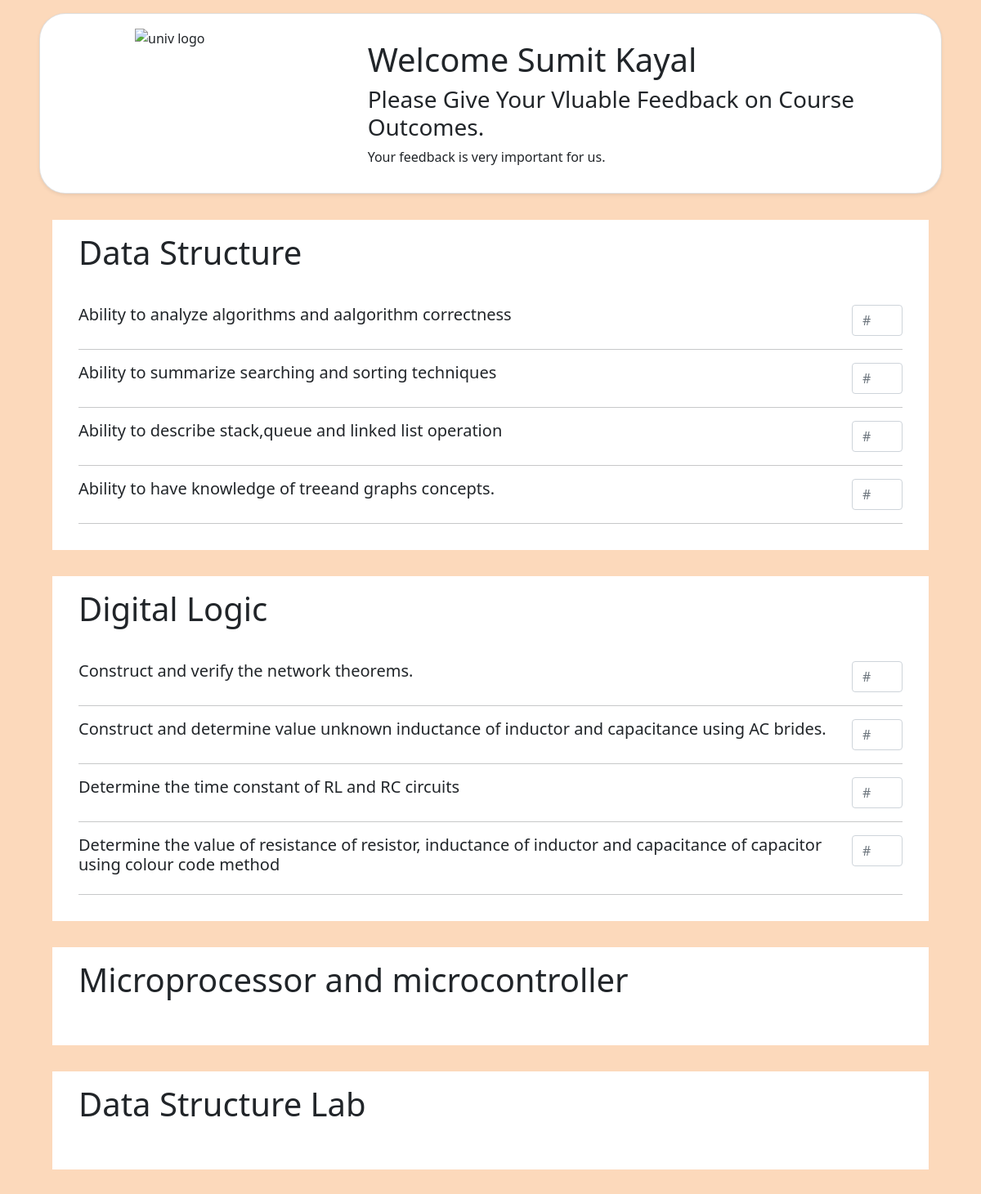
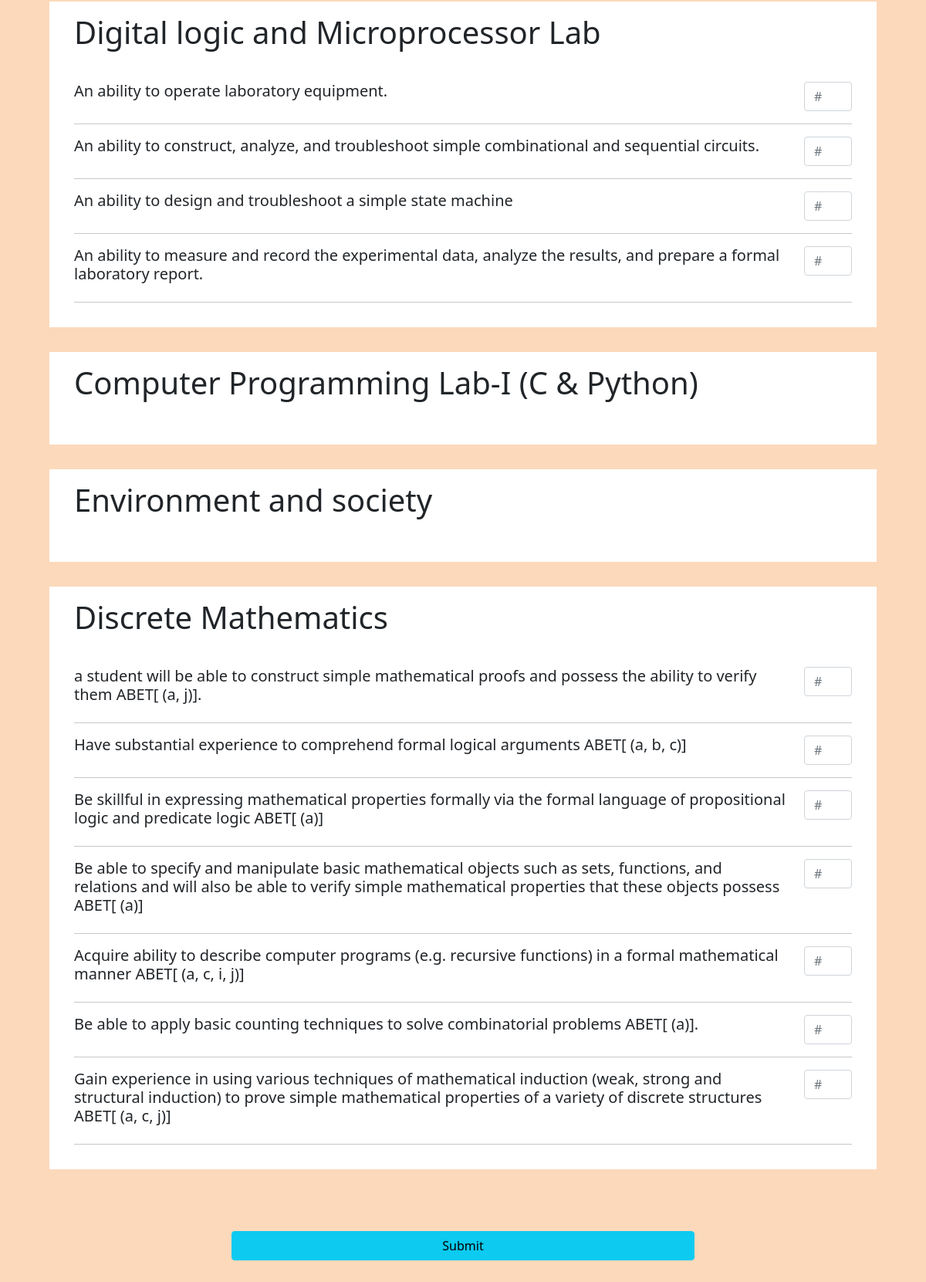
Screenshot of /student.php (signed in) with the database file from the repository (2 pictures, top to bottom).
### tables this page shows
CREATE TABLE `course` (
  `CID` text NOT NULL COMMENT 'Primary Key',
  `CourseName` text NOT NULL,
  `syllabus` longtext NOT NULL,
  `credit` int(11) NOT NULL,
  `fullmarks` int(11) NOT NULL,
  `sem` int(11) NOT NULL
);

CREATE TABLE `course_outcome` (
  `cid` text NOT NULL,
  `oid` int(11) NOT NULL COMMENT 'Primary Key',
  `outcomeName` text NOT NULL,
  `outcome` text NOT NULL,
  `year` year(4) NOT NULL DEFAULT current_timestamp()
);

### student.php (the view, shortened to what this page needs)
<?php
 include ('config.php');
 ?>
<!DOCTYPE html>
<html lang="en">
<head>
<link href="https://cdn.jsdelivr.net/npm/bootstrap@5.1.0/dist/css/bootstrap.min.css" rel="stylesheet">
</head>
<body style="background-color:#fcd9bb">
<div class="card shadow-sm " style="margin:1rem 3rem; border-radius:2rem;">
  <div class="card-body">
      <div class="row">
      <div class="col-md-4" style="padding-left:7rem;">
            <img style="width:9rem;" src="https://upload.wikimedia.org/wikipedia/en/thumb/f/f0/University_of_Calcutta_logo.svg/800px-University_of_Calcutta_logo.svg.png" alt="univ logo">
           </div>
          <div class="col-md-8" style="padding:1rem 2rem;">
          <?php
            $email=$_SESSION['email'];
            $sql="SELECT sname FROM stu_info WHERE exmroll='$email'";
            $result=$conn->query($sql);
            $row=$result->fetch_assoc()['sname'];
          ?>
            <h1 class="card-title">Welcome  <?php echo $row;?></h1>
            <h3 class="card-title">Please Give Your Vluable Feedback on Course Outcomes.</h3>
            <p class="card-text">Your feedback is very important for us.</p>
           </div>
      </div>
  </div>
</div>
    <form action="studentbackend.php" method="POST" >
    <?php
        $currentyear = date("Y");
        $sql1="SELECT c.CID,c.CourseName FROM stu_info sf,course c WHERE c.sem=sf.ssem AND sf.exmroll='$email'";
        $result1=$conn->query($sql1);
        while($row1=$result1->fetch_assoc()){
            $courseid=$row1['CID'];
    ?>
    <div style="margin:2rem 4rem;background-color:white;padding:1rem 2rem;">
        <h1 style="padding-bottom:2rem;"><?php echo $row1['CourseName'];?></h1>
    <?php
        $sql2="SELECT outcome,oid FROM course_outcome WHERE cid='$courseid' AND year='$currentyear'";
        $result2=$conn->query($sql2);
        while($row2=$result2->fetch_assoc()){
            $oid=$row2['oid'];
    ?>
    <div class="row">
        <div class="col-md-11">
            <h5><?php echo $row2['outcome'];?></h5>
        </div>
        <div class="col-md-1">
            <input class="form-control" type="number" name="<?php echo $oid?>" id="<?php echo $oid?>" min=1 max=5 placeholder="#" required>
        </div>
    </div>
    <hr>
    <?php } ?>
    </div>
    <?php } ?>
    <div class="d-grid gap-2 col-6 mx-auto" style="padding-top:3rem; padding-bottom:3rem;">
        <button class="btn btn-info" >Submit</button>
    </div>
    </form>
</body>
</html>

### rows the page displays
course: CourseName "Data Structure"
course_outcome: outcome "Ability to analyze algorithms and aalgorithm correctness"
course_outcome: outcome "Ability to summarize searching and sorting techniques"
course_outcome: outcome "Ability to describe stack,queue and linked list operation"
course_outcome: outcome "Ability to have knowledge of treeand graphs concepts."
course: CourseName "Digital Logic"
course_outcome: outcome "Construct and verify the network theorems."
course_outcome: outcome "Construct and determine value unknown inductance of inductor and capacitance using AC brides."
course_outcome: outcome "Determine the time constant of RL and RC circuits"
course_outcome: outcome "Determine the value of resistance of resistor, inductance of inductor and capacitance of capacitor using colour code method"
course: CourseName "Microprocessor and microcontroller"
course: CourseName "Data Structure Lab"
course: CourseName "Digital logic and Microprocessor Lab"
course_outcome: outcome "An ability to operate laboratory equipment."
course_outcome: outcome "An ability to construct, analyze, and troubleshoot simple combinational and sequential circuits."
course_outcome: outcome "An ability to design and troubleshoot a simple state machine"
course_outcome: outcome "An ability to measure and record the experimental data, analyze the results, and prepare a formal laboratory report."
course: CourseName "Computer Programming Lab-I (C & Python)"
course: CourseName "Environment and society"
course: CourseName "Discrete Mathematics"
course_outcome: outcome "a student will be able to construct simple mathematical proofs and possess the ability to verify them ABET[ (a, j)]."
course_outcome: outcome "Have substantial experience to comprehend formal logical arguments ABET[ (a, b, c)]"
course_outcome: outcome "Be skillful in expressing mathematical properties formally via the formal language of propositional logic and predicate logic ABET[ (a)]"
course_outcome: outcome "Be able to specify and manipulate basic mathematical objects such as sets, functions, and relations and will also be able to verify simple mathematical properties that these objects possess ABET[ (a)]"
course_outcome: outcome "Acquire ability to describe computer programs (e.g. recursive functions) in a formal mathematical manner ABET[ (a, c, i, j)]"
course_outcome: outcome "Be able to apply basic counting techniques to solve combinatorial problems ABET[ (a)]."
course_outcome: outcome "Gain experience in using various techniques of mathematical induction (weak, strong and structural induction) to prove simple mathematical properties of a variety of discrete structures ABET[ (a, c, j)]"

### other values shown
$row "Sumit Kayal"
